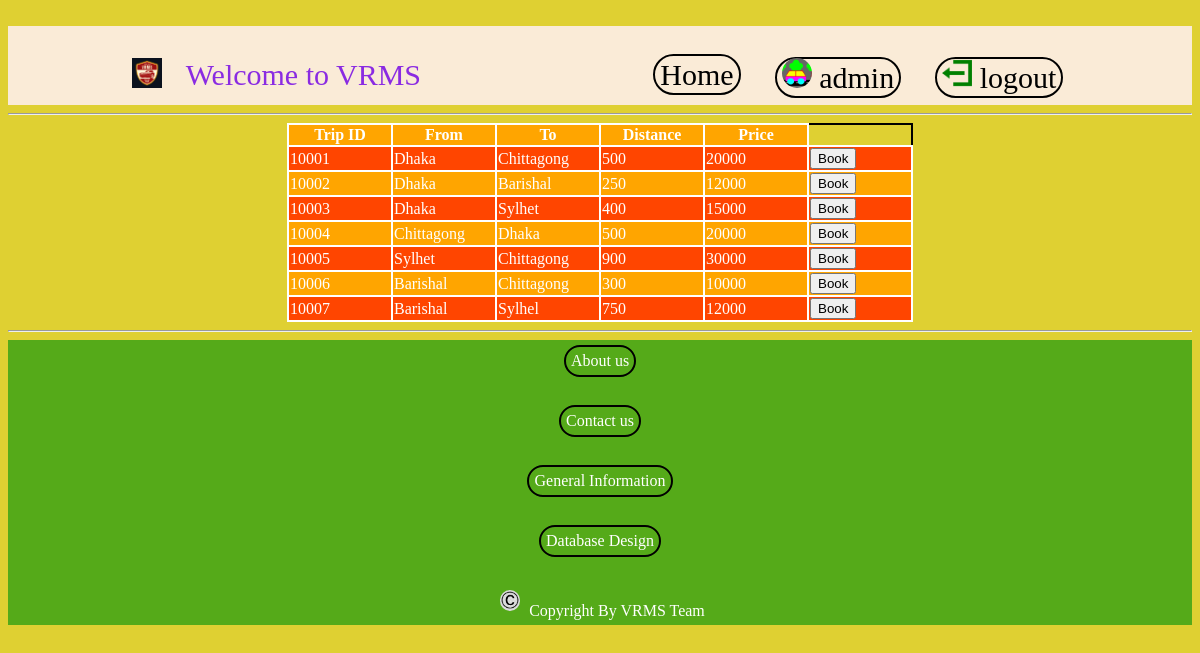
Screenshot of /view/homepage.php (signed in) with the database file from the repository.
### tables this page shows
CREATE TABLE `trips` (
  `trip_id` int(11) NOT NULL,
  `departure` varchar(20) NOT NULL,
  `destination` varchar(20) NOT NULL,
  `distance` int(11) NOT NULL DEFAULT 0,
  `price` int(11) NOT NULL DEFAULT 0
);

### model/user_model.php (called while the page is built, shortened)
<?php
    function getAvailableTrip()
    {
        $conn = getconnection();
        $sql = "select * from trips";
        $result = mysqli_query($conn, $sql);
        return $result;
    }
?>

### view/homepage.php (the view, shortened to what this page needs)
<!DOCTYPE html>
<html lang="en">
<head>
    <link rel="stylesheet" href="style.css">
</head>
<body>
    <center>
    <?php require_once 'header.php'; ?>
    <?php
    require_once '../model/user_model.php';
    $result = getAvailableTrip();
    if($result->num_rows == 0)
    {
        ?>
        <h1>
            No result Found
        </h1>
        <?php
    }
    else
    {
        ?>
        <table border="3px">
            <tr>
                <th style="width: 100px;">Trip ID</th>
                <th style="width: 100px;">From</th>
                <th style="width: 100px;">To</th>
                <th style="width: 100px;">Distance</th>
                <th style="width: 100px;">Price</th>
            </tr>
            <?php
                if ($result->num_rows > 0)
                {
                    while($row = $result->fetch_assoc())
                    {
                        ?>
                        <tr>
                            <td><?php echo $row["trip_id"]; ?></td>
                            <td><?php echo $row["departure"]; ?></td>
                            <td><?php echo $row["destination"]; ?></td>
                            <td><?php echo $row["distance"]; ?></td>
                            <td><?php echo $row["price"]; ?></td>
                            <td style="width: 100px;">
                                <form action="book.php">
                                    <button name="tripid" value="<?php echo $row["trip_id"];?>">Book</button>
                                </form>
                            </td>
                        </tr>
                        <?php
                    }
                }
                else
                {
                    echo "0 results";
                }
            ?>
        </table>
        <?php
    }
    ?>
    </center>
    <?php require_once 'footer.php'; ?>
</body>
</html>

### view/style.css (style rules this page uses)
* { align-items: center; }
body { background-color: rgb(223, 208, 50); align-items: center; }
table { border: 2px black solid ; border-collapse: collapse; }
table tr { background-color: orange; }
table tr:nth-child(even) { background-color: orangered; }
table td, th { border: 2px white solid; color: white; }

### rows the page displays
trips: trip_id "10001", departure "Dhaka", destination "Chittagong", distance "500", price "20000"
trips: trip_id "10002", departure "Dhaka", destination "Barishal", distance "250", price "12000"
trips: trip_id "10003", departure "Dhaka", destination "Sylhet", distance "400", price "15000"
trips: trip_id "10004", departure "Chittagong", destination "Dhaka", distance "500", price "20000"
trips: trip_id "10005", departure "Sylhet", destination "Chittagong", distance "900", price "30000"
trips: trip_id "10006", departure "Barishal", destination "Chittagong", distance "300", price "10000"
trips: trip_id "10007", departure "Barishal", destination "Sylhel", distance "750", price "12000"

### other values shown
$userid "admin"
